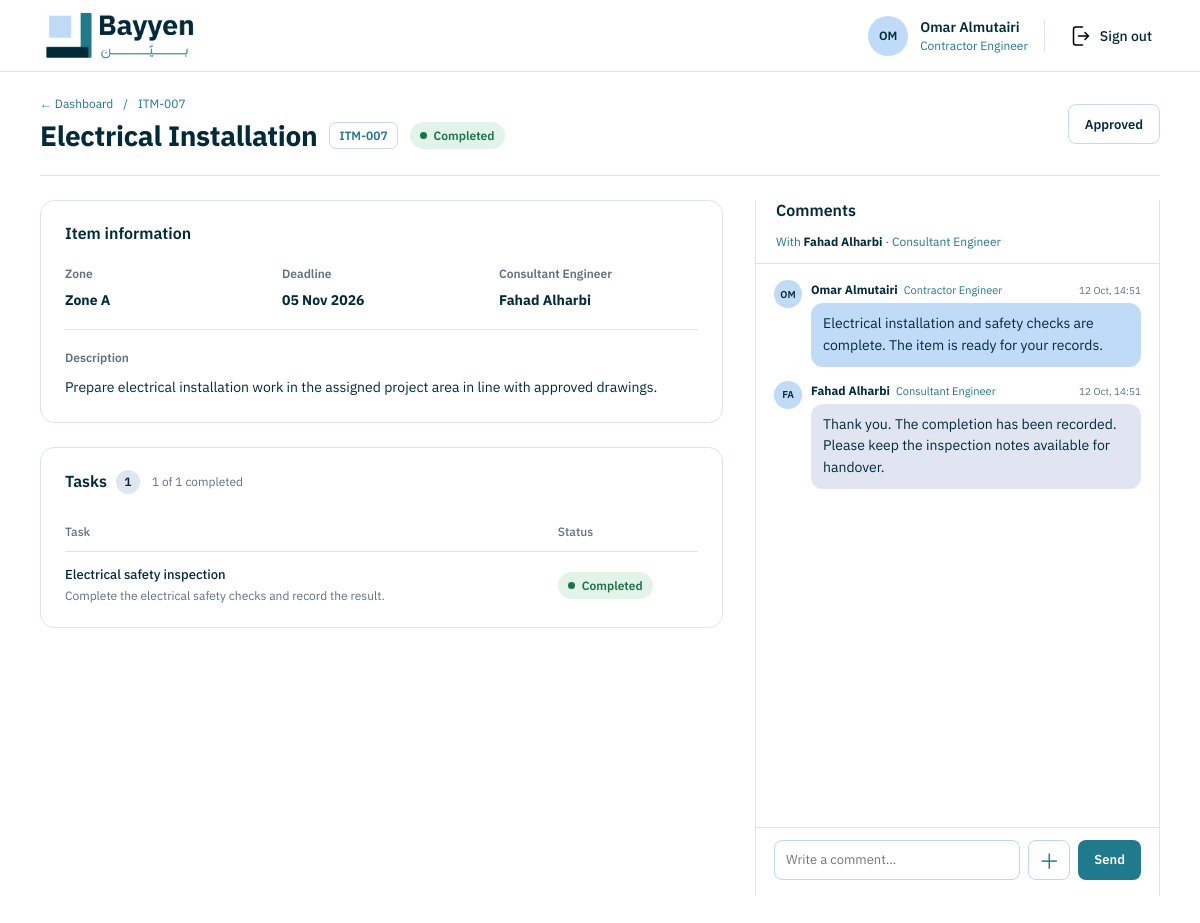
The page /contractor-engineer/items/7/ (signed in) on the database its author committed.
### core/models.py (models this page shows, shortened)
class User(AbstractUser):
    class Role(models.TextChoices):
        PROJECT_MANAGER = "PROJECT_MANAGER", "Project Manager"
        CONSULTANT_ENGINEER = "CONSULTANT_ENGINEER", "Consultant Engineer"
        SITE_ENGINEER = "SITE_ENGINEER", "Site Engineer"
        CONTRACTOR_ENGINEER = "CONTRACTOR_ENGINEER", "Contractor Engineer"
    role = models.CharField(max_length=24, choices=Role.choices)
    company_name = models.CharField(max_length=200, blank=True)

class Item(models.Model):
    class Status(models.TextChoices):
        NOT_STARTED = "NOT_STARTED", "Not Started"
        IN_PROGRESS = "IN_PROGRESS", "In Progress"
        PENDING_REVIEW = "PENDING_REVIEW", "Pending Review"
        NEEDS_REVISION = "NEEDS_REVISION", "Needs Revision"
        COMPLETED = "COMPLETED", "Completed"
    title = models.CharField(max_length=200)
    description = models.TextField()
    zone = models.CharField(max_length=100, blank=True)
    contractor_company = models.CharField(max_length=200, blank=True)
    contractor = models.ForeignKey(
        "User", on_delete=models.PROTECT, related_name="contracted_items",
        null=True, blank=True, limit_choices_to={"role": "CONTRACTOR_ENGINEER"},
    )
    due_date = models.DateField(null=True, blank=True)
    status = models.CharField(
        max_length=20,
        choices=Status.choices,
        default=Status.NOT_STARTED,
    )
    submitted_by = models.ForeignKey(
        "User",
        on_delete=models.PROTECT,
        related_name="submitted_items",
        null=True,
        blank=True,
    )
    submitted_at = models.DateTimeField(null=True, blank=True)
    submission_note = models.TextField(blank=True)

class Task(models.Model):
    class Status(models.TextChoices):
        PENDING = "PENDING", "Pending"
        IN_PROGRESS = "IN_PROGRESS", "In Progress"
        PENDING_REVIEW = "PENDING_REVIEW", "Pending Review"
        COMPLETED = "COMPLETED", "Completed"
        NEEDS_CORRECTION = "NEEDS_CORRECTION", "Needs Correction"
    item = models.ForeignKey(Item, on_delete=models.CASCADE, related_name="tasks")
    title = models.CharField(max_length=200)
    description = models.TextField(blank=True)
    area = models.CharField(max_length=100, blank=True)
    site_engineer = models.ForeignKey(
        User,
        on_delete=models.PROTECT,
        related_name="assigned_tasks",
        limit_choices_to={"role": User.Role.SITE_ENGINEER},
    )
    consultant_engineer = models.ForeignKey(
        User,
        on_delete=models.PROTECT,
        related_name="consultant_tasks",
        limit_choices_to={"role": User.Role.CONSULTANT_ENGINEER},
    )
    status = models.CharField(
        max_length=20,
        choices=Status.choices,
        default=Status.PENDING,
    )
    due_date = models.DateField(null=True, blank=True)
    updated_at = models.DateTimeField(auto_now=True)

class Message(models.Model):
    task = models.ForeignKey(
        Task,
        on_delete=models.CASCADE,
        related_name="messages",
        null=True,
        blank=True,
    )
    item = models.ForeignKey(
        Item,
        on_delete=models.CASCADE,
        related_name="messages",
        null=True,
        blank=True,
    )
    sender = models.ForeignKey(
        User,
        on_delete=models.PROTECT,
        related_name="sent_messages",
    )
    receiver = models.ForeignKey(
        User,
        on_delete=models.PROTECT,
        related_name="received_messages",
    )
    content = models.TextField(blank=True)
    attachment = models.FileField(
        upload_to="task_attachments/",
        blank=True,
        null=True,
    )
    created_at = models.DateTimeField(auto_now_add=True)
    class Meta:
        ordering = ["created_at"]

### core/views.py (the view)
@login_required(login_url="core:login")
def contractor_item_detail(request, item_id):
    if not _has_contractor_access(request.user):
        return HttpResponseForbidden("Contractor Engineer access required.")
    item = get_object_or_404(
        Item.objects.select_related("contractor"),
        pk=item_id,
        contractor=request.user,
    )
    tasks = list(
        item.tasks.select_related("site_engineer", "consultant_engineer").order_by("id")
    )
    consultant = next(
        (task.consultant_engineer for task in tasks
         if task.consultant_engineer_id and task.consultant_engineer.is_active),
        None,
    )
    if request.method == "POST":
        action = request.POST.get("action", "")
        if action == "update_task_status":
            task_id = request.POST.get("task_id")
            task = get_object_or_404(Task, pk=task_id, item=item)
            allowed_statuses = {
                Task.Status.PENDING,
                Task.Status.IN_PROGRESS,
                Task.Status.COMPLETED,
            }
            new_status = request.POST.get("status", "")
            if item.status in {Item.Status.PENDING_REVIEW, Item.Status.COMPLETED}:
                messages.error(request, "Task statuses cannot be changed while the item is under review or approved.")
            elif new_status not in allowed_statuses:
                messages.error(request, "Invalid task status.")
            else:
                task.status = new_status
                task.save(update_fields=["status", "updated_at"])
                if item.status == Item.Status.NOT_STARTED:
                    item.status = Item.Status.IN_PROGRESS
                    item.save(update_fields=["status"])
                messages.success(request, "Task status updated.")
            return redirect("core:contractor_item_detail", item_id=item.pk)
        if action == "submit_item":
            task_queryset = item.tasks.all()
            if consultant is None:
                messages.error(request, "This item has no active Consultant Engineer assigned yet.")
            elif not task_queryset.exists():
                messages.error(request, "Add at least one task before submitting this item.")
            elif task_queryset.exclude(status=Task.Status.COMPLETED).exists():
                messages.error(request, "Complete all tasks before submitting this item.")
            elif item.status == Item.Status.COMPLETED:
                messages.info(request, "This item has already been approved.")
            elif item.status == Item.Status.PENDING_REVIEW:
                messages.info(request, "This item has already been submitted for review.")
            else:
                item.status = Item.Status.PENDING_REVIEW
                item.submitted_by = request.user
                item.submitted_at = timezone.now()
                item.save(update_fields=["status", "submitted_by", "submitted_at"])
                messages.success(request, "Item submitted to the Consultant Engineer for review.")
            return redirect("core:contractor_item_detail", item_id=item.pk)
        if action == "send_comment":
            form = ItemMessageForm(request.POST, request.FILES)
            if consultant is None:
                messages.error(request, "This item has no active Consultant Engineer assigned yet.")
                return redirect("core:contractor_item_detail", item_id=item.pk)
            if form.is_valid():
                message = form.save(commit=False)
                message.item = item
                message.sender = request.user
                message.receiver = consultant
                message.save()
                messages.success(request, "Message sent to the Consultant Engineer.")
                return redirect("core:contractor_item_detail", item_id=item.pk)
            message_form = form
        else:
            return HttpResponseForbidden("This action is not available to Contractor Engineers.")
    else:
        message_form = ItemMessageForm()
    task_rows = [{"task": task} for task in tasks]
    return render(request, "core/contractor_item_detail.html", {
        "item": item,
        "tasks": tasks,
        "task_rows": task_rows,
        "completed_tasks": sum(task.status == Task.Status.COMPLETED for task in tasks),
        "consultant": consultant,
        "comments": _contractor_consultant_messages(item, request.user, consultant),
        "message_form": message_form,
    })

### core/templates/core/contractor_item_detail.html (shortened to what this page needs)
{% extends "core/base.html" %}
{% load static %}
{% block extra_css %}<link rel="stylesheet" href="{% static 'core/css/consultant_item_detail.css' %}">{% endblock %}
{% block content %}
<main class="detail-page contractor-item-detail">
  <div class="detail-heading">
    <div>
      <nav class="breadcrumbs" aria-label="Breadcrumb"><a href="{% url 'core:contractor_dashboard' %}">← Dashboard</a><span>/</span><span>ITM-{{ item.pk|stringformat:'03d' }}</span></nav>
      <div class="title-line"><h1>{{ item.title }}</h1><span class="item-code">ITM-{{ item.pk|stringformat:'03d' }}</span><span class="status-badge status-{{ item.status|lower }}">{{ item.get_status_display }}</span></div>
    </div>
    <div class="heading-actions">
      {% if item.status == 'PENDING_REVIEW' %}<span class="button button-secondary is-disabled" aria-disabled="true">Submitted for Review</span>
      {% elif item.status == 'COMPLETED' %}<span class="button button-secondary is-disabled" aria-disabled="true">Approved</span>
      {% endif %}
    </div>
  </div>
  <div class="detail-layout">
    <div class="detail-main">
      <section class="content-card item-information" aria-labelledby="item-info-heading">
        <div class="section-heading"><h2 id="item-info-heading">Item information</h2></div>
        <div class="item-facts">
          <div><span>Zone</span><strong>{{ item.zone|default:'—' }}</strong></div>
          <div><span>Deadline</span><strong>{{ item.due_date|date:'d M Y'|default:'—' }}</strong></div>
          <div><span>Consultant Engineer</span><strong>{% if consultant %}{{ consultant.get_full_name|default:consultant.username }}{% else %}—{% endif %}</strong></div>
        </div>
        <div class="description-block"><span>Description</span><p>{{ item.description|default:'No description provided.' }}</p></div>
      </section>
      <section class="content-card tasks-card" aria-labelledby="tasks-heading">
        <div class="section-heading tasks-heading"><div class="tasks-title"><h2 id="tasks-heading">Tasks <span class="count-badge">{{ tasks|length }}</span></h2><span class="tasks-progress">{{ completed_tasks }} of {{ tasks|length }} completed</span></div></div>
        <div class="task-table-wrap"><table class="task-table"><thead><tr><th>Task</th><th>Status</th></tr></thead><tbody>
        {% for row in task_rows %}<tr><td><strong>{{ row.task.title }}</strong><span class="task-description">{{ row.task.description|default:row.task.area|default:'' }}</span></td><td>{% if item.status != 'PENDING_REVIEW' and item.status != 'COMPLETED' %}<form method="post" class="task-status-form">{% csrf_token %}<input type="hidden" name="action" value="update_task_status"><input type="hidden" name="task_id" value="{{ row.task.pk }}"><label class="visually-hidden" for="task-status-{{ row.task.pk }}">Status for {{ row.task.title }}</label><select id="task-status-{{ row.task.pk }}" name="status" class="task-status-select" onchange="this.form.submit()"><option value="PENDING" {% if row.task.status == 'PENDING' %}selected{% endif %}>Pending</option><option value="IN_PROGRESS" {% if row.task.status == 'IN_PROGRESS' %}selected{% endif %}>In Progress</option><option value="COMPLETED" {% if row.task.status == 'COMPLETED' %}selected{% endif %}>Completed</option></select></form>{% else %}<span class="task-status task-{{ row.task.status|lower }}"><i></i>{{ row.task.get_status_display }}</span>{% endif %}</td></tr>
        {% empty %}<tr><td colspan="2" class="empty-tasks">No tasks have been added to this item yet.</td></tr>{% endfor %}
        </tbody></table></div>
      </section>
    </div>
    <aside class="comments-panel contractor-comments-panel" aria-labelledby="comments-heading">
      <div class="comments-heading"><h2 id="comments-heading">Comments</h2></div>
      {% if consultant %}<p class="conversation-with">With <strong>{{ consultant.get_full_name|default:consultant.username }}</strong> · Consultant Engineer</p>{% else %}<p class="conversation-with">No active Consultant Engineer is assigned to this item.</p>{% endif %}
      <div class="comment-thread" aria-live="polite">
        {% for comment in comments %}<article class="comment-message {% if comment.sender_id == request.user.id %}is-mine{% endif %}"><div class="comment-avatar">{{ comment.sender.get_full_name|default:comment.sender.username|slice:':2'|upper }}</div><div class="comment-body"><div class="comment-meta"><strong>{{ comment.sender.get_full_name|default:comment.sender.username }}</strong><span>{{ comment.sender.get_role_display }}</span><time datetime="{{ comment.created_at|date:'c' }}">{{ comment.created_at|date:'d M, H:i' }}</time></div>{% if comment.content %}<p>{{ comment.content|linebreaksbr }}</p>{% endif %}{% if comment.attachment %}<a class="attachment-link" href="{{ comment.attachment.url }}" target="_blank" rel="noopener">Open attachment</a>{% endif %}</div></article>
        {% empty %}<p class="no-comments">No messages in this conversation yet.</p>{% endfor %}
      </div>
      {% if consultant %}<form method="post" enctype="multipart/form-data" class="comment-composer"><div class="composer-fields"><div class="message-field">{{ message_form.content }}</div><label class="attachment-button" for="id_attachment" title="Attach a file">＋</label><button class="button button-primary" type="submit">Send</button></div></form>{% endif %}
    </aside>
  </div>
</main>
{% endblock %}

### core/templates/core/base.html (shortened to what this page needs)
{% load static %}
<!doctype html>
<html lang="en">
<head>
  <link rel="stylesheet" href="{% static 'core/css/base.css' %}">
  {% block extra_css %}{% endblock %}
</head>
<body>
<header class="site-top">
  {% if request.user.role == 'CONTRACTOR_ENGINEER' %}
    <a class="brand" href="{% url 'core:contractor_dashboard' %}" aria-label="Bayyen dashboard"><img src="{% static 'core/images/bayyen-logo.jpg' %}" alt="Bayyen"></a>
  {% elif request.user.role == 'CONSULTANT_ENGINEER' %}
    <a class="brand" href="{% url 'core:consultant_dashboard' %}" aria-label="Bayyen dashboard"><img src="{% static 'core/images/bayyen-logo.jpg' %}" alt="Bayyen"></a>
  {% elif request.user.role == 'PROJECT_MANAGER' %}
    <a class="brand" href="{% url 'core:project_manager_dashboard' %}" aria-label="Bayyen dashboard"><img src="{% static 'core/images/bayyen-logo.jpg' %}" alt="Bayyen"></a>
  {% else %}
    <a class="brand" href="{% url 'core:home' %}" aria-label="Bayyen home"><img src="{% static 'core/images/bayyen-logo.jpg' %}" alt="Bayyen"></a>
  {% endif %}
  {% if request.user.is_authenticated %}
  <div class="user-area">
    <div class="avatar">{{ request.user.get_full_name|default:request.user.username|slice:":2"|upper }}</div>
    <div class="user-copy"><strong>{{ request.user.get_full_name|default:request.user.username }}</strong><span>{{ request.user.get_role_display }}</span></div>
    <form method="post" action="{% url 'core:logout' %}">{% csrf_token %}<button class="signout" type="submit"><img src="{% static 'core/icons/SignOut.svg' %}" alt="">Sign out</button></form>
  </div>
  {% endif %}
</header>
{% block content %}{% endblock %}
</body>
</html>

### rows shown on the page
User: user.get_full_name "OM", user.get_full_name "Omar Almutairi", user.role "Contractor Engineer"
Item: pk "007", title "Electrical Installation", status "Completed", zone "Zone A", due_date "05 Nov 2026", description "Prepare electrical installation work in the assigned project area in line with approved drawings."
User: get_full_name "Fahad Alharbi"
Task: task "Electrical safety inspection", task.description "Complete the electrical safety checks and record the result.", task.status "Completed"
Message: sender.get_full_name "OM", sender.get_full_name "Omar Almutairi", sender.role "Contractor Engineer", created_at "12 Oct, 14:51", content "Electrical installation and safety checks are complete. The item is ready for your records."
Message: sender.get_full_name "FA", sender.get_full_name "Fahad Alharbi", sender.role "Consultant Engineer", created_at "12 Oct, 14:51", content "Thank you. The completion has been recorded. Please keep the inspection notes available for handover."

### other values the page prints
{{ tasks|length }} "1"
{{ completed_tasks }} "1"
